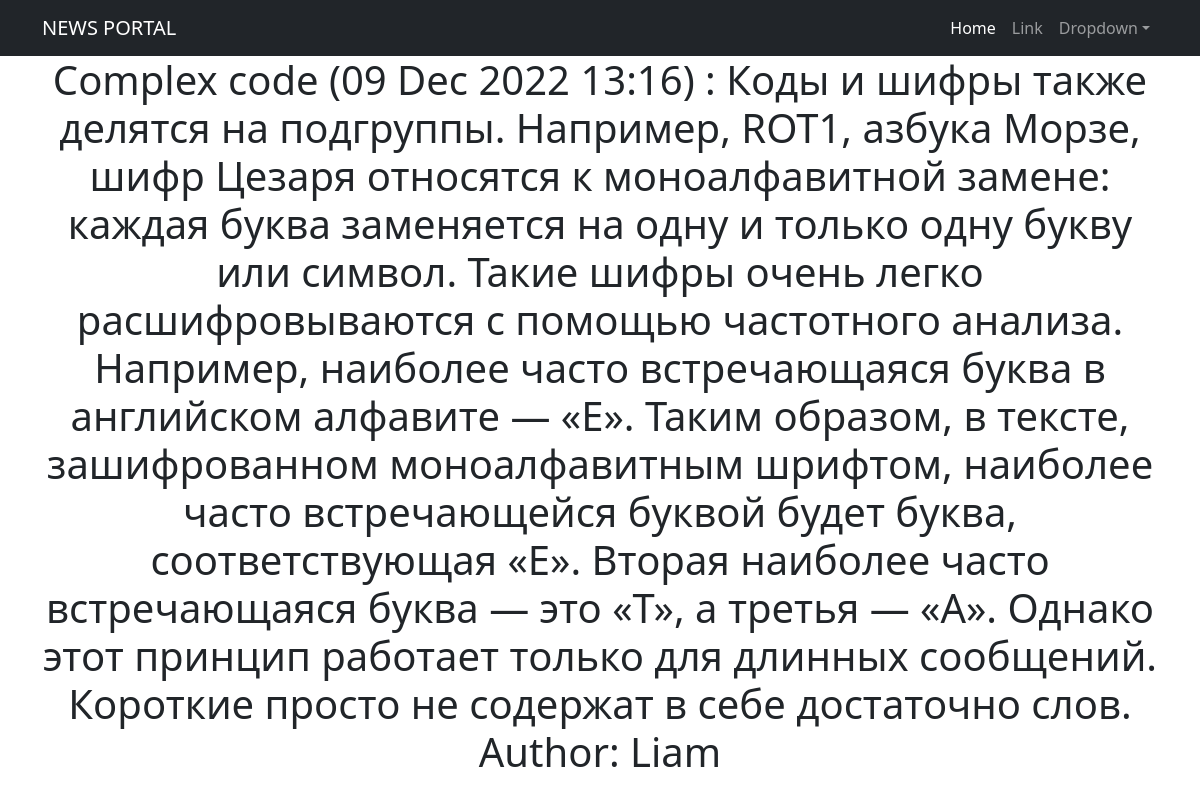
/news/15, run on the app's committed database.
### news/models.py (models this page shows, shortened)
class Post(models.Model):
    author = models.ForeignKey(Author, on_delete=models.CASCADE)
    NEWS = 'NW'
    ARTICLE = 'AR'
    CATEGORY_CHOICES = (
        (NEWS, "Новость"),
        (ARTICLE, "Статья"),
    )
    categoryType = models.CharField(max_length=2, choices=CATEGORY_CHOICES, default=ARTICLE)
    dateCreation = models.DateTimeField(auto_now_add=True)
    postCategory = models.ManyToManyField(Category, through="PostCategory")
    title = models.CharField(max_length=128)
    text = models.TextField()
    rating = models.IntegerField(default=0)

class Author(models.Model):
    authorUser = models.OneToOneField(User, on_delete=models.CASCADE)
    ratingAuthor = models.IntegerField(default=0)

### news/views.py (the view)
# urls.py: path('<int:pk>', NewsDetail.as_view(), name='post_detail'),
class NewsDetail(DetailView):
    model = Post
    template_name = 'flatpages/new.html'
    context_object_name = 'new'

### news/templatetags/post_filters.py (called while the page is built)
@register.filter()
def censor(value):
    bad_words = ('карнишон', 'тупой', 'склизкий')
    if not isinstance(value, str):
        raise TypeError(f"unresolved type '{type(value)}' expected type 'str'")
    for word in value.split():
        if word.lower() in bad_words:
            value = value.replace(word, f"{word[0]}{'*'*(len(word) -1)}")
    return value

### templates/flatpages/new.html (shortened to what this page needs)
{% extends 'flatpages/default.html' %}
{% load post_filters %}
{% block content %}
<h1>{{ new.title }} ({{ new.dateCreation|date:'d M Y H:i'}}) : {{new.text|censor}} Author: {{ new.author.authorUser.username }} </h1>
{% endblock %}

### data on the page
Post: title "Complex code", dateCreation "09 Dec 2022 13:16", text|censor "Коды и шифры также делятся на подгруппы. Например, ROT1, азбука Морзе, шифр Цезаря относятся к моноалфавитной замене: каждая буква заменяется на одну и только одну букву или символ. Такие шифры очень легко расшифровываются с помощью частотного анализа. Например, наиболее часто встречающаяся буква в английском алфавите — «E». Таким образом, в тексте, зашифрованном моноалфавитным шрифтом, наиболее часто встречающейся буквой будет буква, соответствующая «E». Вторая наиболее часто встречающаяся буква — это «T», а третья — «А». Однако этот принцип работает только для длинных сообщений. Короткие просто не содержат в себе достаточно слов.", author.authorUser.username "Liam"
